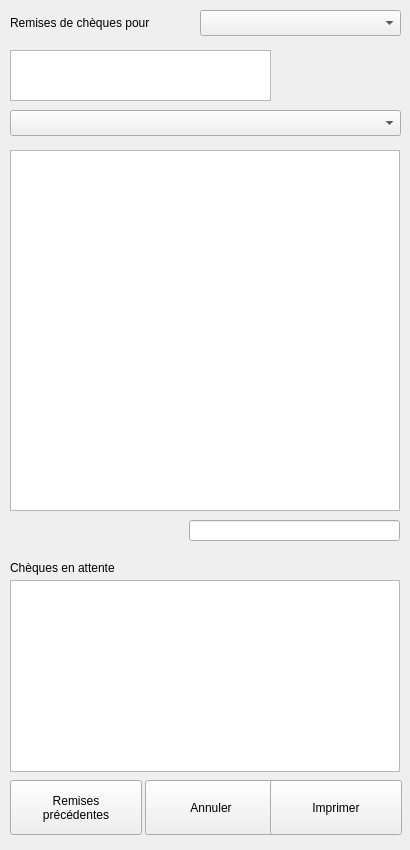
<?xml version="1.0" encoding="UTF-8"?>
<ui version="4.0">
 <class>dlg_remisecheques</class>
 <widget class="QDialog" name="dlg_remisecheques">
  <property name="geometry">
   <rect>
    <x>0</x>
    <y>0</y>
    <width>410</width>
    <height>850</height>
   </rect>
  </property>
  <property name="minimumSize">
   <size>
    <width>410</width>
    <height>850</height>
   </size>
  </property>
  <property name="maximumSize">
   <size>
    <width>410</width>
    <height>850</height>
   </size>
  </property>
  <property name="windowTitle">
   <string>Dialog</string>
  </property>
  <widget class="QTextEdit" name="IntituleComptetextEdit">
   <property name="geometry">
    <rect>
     <x>10</x>
     <y>50</y>
     <width>261</width>
     <height>51</height>
    </rect>
   </property>
   <property name="focusPolicy">
    <enum>Qt::NoFocus</enum>
   </property>
  </widget>
  <widget class="UpTableWidget" name="ListeChequesupTableWidget">
   <property name="geometry">
    <rect>
     <x>10</x>
     <y>150</y>
     <width>390</width>
     <height>361</height>
    </rect>
   </property>
   <property name="mouseTracking">
    <bool>true</bool>
   </property>
   <property name="focusPolicy">
    <enum>Qt::StrongFocus</enum>
   </property>
   <property name="columnCount">
    <number>0</number>
   </property>
   <attribute name="verticalHeaderVisible">
    <bool>false</bool>
   </attribute>
  </widget>
  <widget class="QLineEdit" name="TotallineEdit">
   <property name="geometry">
    <rect>
     <x>189</x>
     <y>520</y>
     <width>211</width>
     <height>21</height>
    </rect>
   </property>
   <property name="focusPolicy">
    <enum>Qt::NoFocus</enum>
   </property>
  </widget>
  <widget class="UpTableWidget" name="ChequesEnAttenteupTableWidget">
   <property name="geometry">
    <rect>
     <x>10</x>
     <y>580</y>
     <width>390</width>
     <height>192</height>
    </rect>
   </property>
   <property name="mouseTracking">
    <bool>true</bool>
   </property>
   <property name="focusPolicy">
    <enum>Qt::NoFocus</enum>
   </property>
   <attribute name="verticalHeaderVisible">
    <bool>false</bool>
   </attribute>
  </widget>
  <widget class="QLabel" name="ChequesEnAttentelabel">
   <property name="geometry">
    <rect>
     <x>10</x>
     <y>560</y>
     <width>181</width>
     <height>16</height>
    </rect>
   </property>
   <property name="focusPolicy">
    <enum>Qt::NoFocus</enum>
   </property>
   <property name="text">
    <string>Chèques en attente</string>
   </property>
  </widget>
  <widget class="UpPushButton" name="AnnulupPushButton">
   <property name="geometry">
    <rect>
     <x>145</x>
     <y>780</y>
     <width>132</width>
     <height>55</height>
    </rect>
   </property>
   <property name="focusPolicy">
    <enum>Qt::NoFocus</enum>
   </property>
   <property name="text">
    <string>Annuler</string>
   </property>
   <property name="icon">
    <iconset resource="Images/images.qrc">
     <normaloff>:/Supprime.png</normaloff>:/Supprime.png</iconset>
   </property>
   <property name="iconSize">
    <size>
     <width>30</width>
     <height>30</height>
    </size>
   </property>
   <property name="autoDefault">
    <bool>false</bool>
   </property>
   <property name="flat">
    <bool>false</bool>
   </property>
  </widget>
  <widget class="UpPushButton" name="ImprimeupPushButton">
   <property name="geometry">
    <rect>
     <x>270</x>
     <y>780</y>
     <width>132</width>
     <height>55</height>
    </rect>
   </property>
   <property name="focusPolicy">
    <enum>Qt::NoFocus</enum>
   </property>
   <property name="toolTip">
    <string extracomment="tool tip ici"/>
   </property>
   <property name="statusTip">
    <string/>
   </property>
   <property name="whatsThis">
    <string/>
   </property>
   <property name="text">
    <string>Imprimer</string>
   </property>
   <property name="icon">
    <iconset>
     <normaloff>Images/Imprimer.png</normaloff>Images/Imprimer.png</iconset>
   </property>
   <property name="iconSize">
    <size>
     <width>30</width>
     <height>30</height>
    </size>
   </property>
   <property name="autoDefault">
    <bool>false</bool>
   </property>
   <property name="flat">
    <bool>false</bool>
   </property>
  </widget>
  <widget class="UpPushButton" name="RemisesPrecsPushButton">
   <property name="geometry">
    <rect>
     <x>10</x>
     <y>780</y>
     <width>132</width>
     <height>55</height>
    </rect>
   </property>
   <property name="focusPolicy">
    <enum>Qt::NoFocus</enum>
   </property>
   <property name="text">
    <string>Remises
précédentes</string>
   </property>
   <property name="icon">
    <iconset resource="Images/images.qrc">
     <normaloff>:/Archives.png</normaloff>:/Archives.png</iconset>
   </property>
   <property name="iconSize">
    <size>
     <width>30</width>
     <height>30</height>
    </size>
   </property>
   <property name="autoDefault">
    <bool>false</bool>
   </property>
   <property name="flat">
    <bool>false</bool>
   </property>
  </widget>
  <widget class="UpComboBox" name="RemisePrecsupComboBox">
   <property name="geometry">
    <rect>
     <x>10</x>
     <y>110</y>
     <width>391</width>
     <height>26</height>
    </rect>
   </property>
  </widget>
  <widget class="QComboBox" name="UserComboBox">
   <property name="geometry">
    <rect>
     <x>200</x>
     <y>10</y>
     <width>201</width>
     <height>26</height>
    </rect>
   </property>
  </widget>
  <widget class="QLabel" name="UserRemiselabel">
   <property name="geometry">
    <rect>
     <x>10</x>
     <y>15</y>
     <width>161</width>
     <height>16</height>
    </rect>
   </property>
   <property name="text">
    <string>Remises de chèques pour</string>
   </property>
  </widget>
 </widget>
 <customwidgets>
  <customwidget>
   <class>UpPushButton</class>
   <extends>QPushButton</extends>
   <header>uppushbutton.h</header>
  </customwidget>
  <customwidget>
   <class>UpTableWidget</class>
   <extends>QTableWidget</extends>
   <header>uptablewidget.h</header>
  </customwidget>
  <customwidget>
   <class>UpComboBox</class>
   <extends>QComboBox</extends>
   <header>upcombobox.h</header>
  </customwidget>
 </customwidgets>
 <resources>
  <include location="Images/images.qrc"/>
 </resources>
 <connections/>
</ui>
